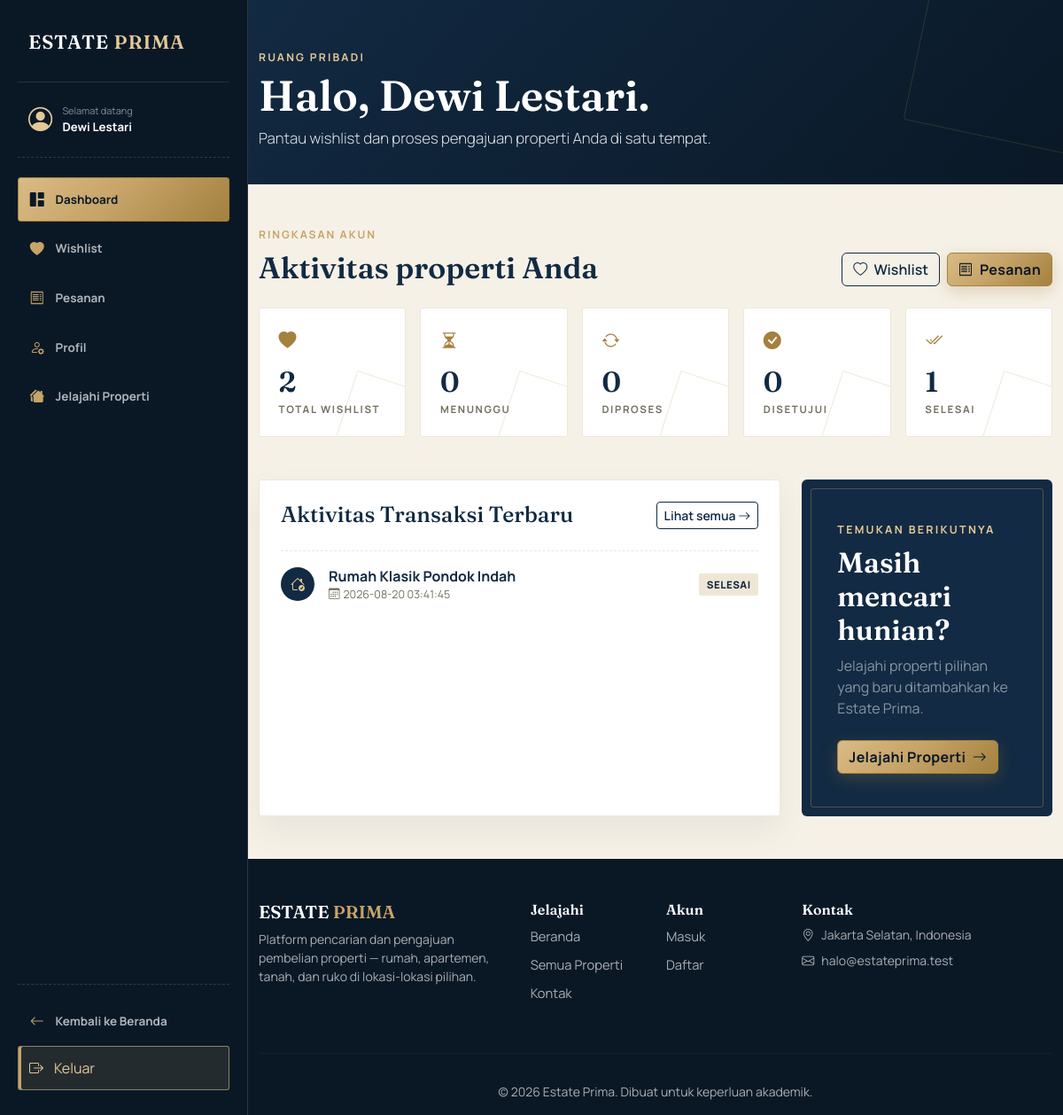
Screenshot of /dashboard-user.php (signed in) with the database file from the repository.
### tables this page shows
CREATE TABLE transaksi (
    id INT UNSIGNED AUTO_INCREMENT PRIMARY KEY,
    user_id INT UNSIGNED NOT NULL,
    properti_id INT UNSIGNED NOT NULL,
    metode_bayar ENUM('transfer_bank', 'cicilan_kpr', 'tunai') NULL,
    bukti_bayar VARCHAR(500) NULL,
    status ENUM('menunggu', 'diproses', 'disetujui', 'ditolak', 'selesai')
        NOT NULL DEFAULT 'menunggu',
    catatan_admin TEXT NULL,
    created_at TIMESTAMP NOT NULL DEFAULT CURRENT_TIMESTAMP,
    updated_at TIMESTAMP NOT NULL DEFAULT CURRENT_TIMESTAMP ON UPDATE CURRENT_TIMESTAMP,
    CONSTRAINT fk_transaksi_user
        FOREIGN KEY (user_id) REFERENCES users(id)
        ON DELETE CASCADE,
    CONSTRAINT fk_transaksi_properti
        FOREIGN KEY (properti_id) REFERENCES properti(id)
        ON DELETE CASCADE,
    INDEX idx_transaksi_user (user_id),
    INDEX idx_transaksi_status_created (status, created_at)
);

CREATE TABLE properti (
    id INT UNSIGNED AUTO_INCREMENT PRIMARY KEY,
    judul VARCHAR(150) NOT NULL,
    deskripsi TEXT NULL,
    harga DECIMAL(15, 2) NOT NULL,
    tipe ENUM('rumah', 'apartemen', 'tanah', 'ruko') NOT NULL DEFAULT 'rumah',
    status ENUM('tersedia', 'terjual') NOT NULL DEFAULT 'tersedia',
    alamat VARCHAR(255) NOT NULL,
    kota VARCHAR(100) NOT NULL,
    lat DECIMAL(10, 7) NULL,
    lng DECIMAL(10, 7) NULL,
    luas_tanah INT UNSIGNED NULL,
    luas_bangunan INT UNSIGNED NULL,
    kamar_tidur TINYINT UNSIGNED NOT NULL DEFAULT 0,
    kamar_mandi TINYINT UNSIGNED NOT NULL DEFAULT 0,
    carport TINYINT UNSIGNED NOT NULL DEFAULT 0,
    gambar_url VARCHAR(500) NULL,
    agen_id INT UNSIGNED NULL,
    created_at TIMESTAMP NOT NULL DEFAULT CURRENT_TIMESTAMP,
    CONSTRAINT fk_properti_agen
        FOREIGN KEY (agen_id) REFERENCES agen(id)
        ON DELETE SET NULL,
    INDEX idx_properti_status_created (status, created_at),
    INDEX idx_properti_tipe (tipe),
    INDEX idx_properti_kota (kota)
);

### dashboard-user.php (the view, shortened to what this page needs)
<?php
require_once __DIR__ . '/config/database.php';
$user_id = $_SESSION['user_id'];
$stmt = mysqli_prepare($koneksi, "SELECT COUNT(*) AS total FROM wishlist WHERE user_id = ?");
mysqli_stmt_bind_param($stmt, "i", $user_id);
mysqli_stmt_execute($stmt);
$total_wishlist = mysqli_fetch_assoc(mysqli_stmt_get_result($stmt))['total'];
$stmt = mysqli_prepare(
    $koneksi,
    "SELECT status, COUNT(*) AS total FROM transaksi WHERE user_id = ? GROUP BY status"
);
mysqli_stmt_bind_param($stmt, "i", $user_id);
mysqli_stmt_execute($stmt);
$hasil = mysqli_stmt_get_result($stmt);
$status_list = ['menunggu', 'diproses', 'disetujui', 'ditolak', 'selesai'];
$rekap_status = array_fill_keys($status_list, 0);
while ($row = mysqli_fetch_assoc($hasil)) {
    $rekap_status[$row['status']] = $row['total'];
}
$stmt = mysqli_prepare(
    $koneksi,
    "SELECT t.id, t.status, t.created_at, p.judul
     FROM transaksi t
     JOIN properti p ON t.properti_id = p.id
     WHERE t.user_id = ?
     ORDER BY t.created_at DESC
     LIMIT 5"
);
mysqli_stmt_bind_param($stmt, "i", $user_id);
mysqli_stmt_execute($stmt);
$transaksi_terbaru = mysqli_fetch_all(mysqli_stmt_get_result($stmt), MYSQLI_ASSOC);
?>
<?php
require_once __DIR__ . '/includes/header.php';
?>
<header class="page-header dashboard-hero">
    <div class="container">
        <p class="eyebrow mb-2">Ruang Pribadi</p>
        <h1 class="mb-2">Halo, <?= htmlspecialchars($_SESSION['nama']) ?>.</h1>
        <p class="lead mb-0">Pantau wishlist dan proses pengajuan properti Anda di satu tempat.</p>
    </div>
</header>
<main class="py-5">
    <div class="container">
        <div class="d-flex justify-content-between align-items-end mb-4 flex-wrap gap-3">
            <div>
                <p class="section-eyebrow mb-2">Ringkasan Akun</p>
                <h2 class="section-title mb-0">Aktivitas properti Anda</h2>
            </div>
            <div class="d-flex gap-2">
                <a href="wishlist.php" class="btn btn-outline-navy"><i class="bi bi-heart me-1"></i> Wishlist</a>
                <a href="pesanan.php" class="btn btn-gold"><i class="bi bi-receipt me-1"></i> Pesanan</a>
            </div>
        </div>
        <div class="row g-3 mb-5">
            <?php
            $stat_dashboard = [
                ['icon' => 'bi-heart-fill', 'label' => 'Total Wishlist', 'value' => $total_wishlist],
                ['icon' => 'bi-hourglass-split', 'label' => 'Menunggu', 'value' => $rekap_status['menunggu']],
                ['icon' => 'bi-arrow-repeat', 'label' => 'Diproses', 'value' => $rekap_status['diproses']],
                ['icon' => 'bi-check-circle-fill', 'label' => 'Disetujui', 'value' => $rekap_status['disetujui']],
                ['icon' => 'bi-check2-all', 'label' => 'Selesai', 'value' => $rekap_status['selesai']],
            ];
            foreach ($stat_dashboard as $stat):
            ?>
                <div class="col-6 col-lg">
                    <div class="dashboard-stat">
                        <i class="bi <?= $stat['icon'] ?>"></i>
                        <div class="stat-num mt-3"><?= $stat['value'] ?></div>
                        <div class="stat-label"><?= $stat['label'] ?></div>
                    </div>
                </div>
            <?php endforeach; ?>
        </div>
        <div class="row g-4">
            <div class="col-lg-8">
                <section class="dashboard-panel h-100">
                    <div class="d-flex justify-content-between align-items-center mb-4 gap-3">
                        <h2 class="mb-0">Aktivitas Transaksi Terbaru</h2>
                        <a href="pesanan.php" class="btn btn-sm btn-outline-navy">Lihat semua <i class="bi bi-arrow-right"></i></a>
                    </div>
                    <?php if (empty($transaksi_terbaru)): ?>
                        <div class="text-center py-4">
                            <i class="bi bi-inbox text-gold fs-2"></i>
                            <p class="text-muted mb-0 mt-2">Belum ada transaksi.</p>
                        </div>
                    <?php else: ?>
                        <?php foreach ($transaksi_terbaru as $t): ?>
                            <div class="activity-row">
                                <span class="activity-icon"><i class="bi bi-house-check"></i></span>
                                <div class="flex-grow-1">
                                    <div class="activity-title"><?= htmlspecialchars($t['judul']) ?></div>
                                    <div class="activity-date"><i class="bi bi-calendar3 me-1"></i><?= htmlspecialchars($t['created_at']) ?></div>
                                </div>
                                <span class="status-pill"><?= htmlspecialchars(ucfirst($t['status'])) ?></span>
                            </div>
                        <?php endforeach; ?>
                    <?php endif; ?>
                </section>
            </div>
            <div class="col-lg-4">
                <section class="cta-banner h-100 d-flex flex-column justify-content-center">
                    <p class="hero-eyebrow mb-2">Temukan Berikutnya</p>
                    <h2 class="mb-2">Masih mencari hunian?</h2>
                    <p class="text-white-50 mb-4">Jelajahi properti pilihan yang baru ditambahkan ke Estate Prima.</p>
                    <a href="listing.php" class="btn btn-gold align-self-start">Jelajahi Properti <i class="bi bi-arrow-right ms-1"></i></a>
                </section>
            </div>
        </div>
    </div>
</main>
<?php require_once __DIR__ . '/includes/footer.php'; ?>

### assets/css/style.css (style rules this page uses)
:root { --navy-950: #0a1826; --navy-900: #122a43; --navy-800: #1c3a5c; --navy-700: #2c4f74; --gold-600: #a3813f; --gold-500: #c7a468; --gold-300: #e3c896; --gold-grad: linear-gradient(135deg, #d9bb85 0%, #c7a468 45%, #a3813f 100%); --ivory-50: #f6f1e7; --ivory-100: #efe7d6; --ink-900: #1c1a17; --ink-500: #766f60; --cream-50: var(--ivory-50); }
body { font-family: 'Manrope', sans-serif; color: var(--ink-900); background: var(--ivory-50); }
.btn-gold { background: var(--gold-grad); border: 1px solid var(--gold-600); color: var(--navy-950); font-weight: 700; letter-spacing: 0.02em; box-shadow: 0 6px 18px rgba(163,129,63,0.28); transition: filter 0.2s ease, box-shadow 0.2s ease; }
.btn-outline-navy { border: 1.5px solid var(--navy-900); color: var(--navy-900); font-weight: 600; }
.page-header { background: var(--navy-950); background-image: linear-gradient(135deg, var(--navy-950) 0%, var(--navy-900) 100%); padding: 3.5rem 0 2.5rem; position: relative; overflow: hidden; }
.page-header::after { content: ""; position: absolute; right: -60px; top: -60px; width: 220px; height: 220px; border: 1px solid rgba(201,162,75,0.18); border-radius: 4px; transform: rotate(12deg); }
.page-header .eyebrow { font-weight: 700; letter-spacing: 0.18em; text-transform: uppercase; font-size: 0.76rem; color: var(--gold-300); }
.page-header h1 { font-family: 'Fraunces', serif; font-weight: 600; color: #fff; font-size: clamp(1.8rem, 3.4vw, 2.6rem); }
.stat-num { font-family: 'Fraunces', serif; font-weight: 600; font-size: 2.5rem; background: var(--gold-grad); -webkit-background-clip: text; background-clip: text; -webkit-text-fill-color: transparent; line-height: 1; }
.stat-label { font-size: 0.72rem; font-weight: 700; letter-spacing: 0.14em; text-transform: uppercase; color: rgba(255,255,255,0.6); margin-top: 0.5rem; }
.hero-eyebrow { font-weight: 700; letter-spacing: 0.18em; text-transform: uppercase; font-size: 0.78rem; color: var(--gold-300); }
header h1 { font-family: 'Fraunces', serif; font-weight: 600; font-size: clamp(2rem, 4.4vw, 3.4rem); line-height: 1.1; color: #fff; }
header p.lead { color: rgba(255,255,255,0.88); font-size: 1.05rem; max-width: 36rem; }
.section-eyebrow { font-weight: 700; letter-spacing: 0.16em; text-transform: uppercase; font-size: 0.76rem; color: var(--gold-500); }
.section-title { font-family: 'Fraunces', serif; font-weight: 600; font-size: 2.1rem; color: var(--navy-900); }
.cta-banner { background: var(--navy-900); border-radius: 6px; padding: 3rem 2.5rem; position: relative; overflow: hidden; }
.cta-banner::after { content: ""; position: absolute; inset: 0; border: 1px solid rgba(201,162,75,0.35); margin: 10px; border-radius: 3px; pointer-events: none; }
.cta-banner h2 { font-family: 'Fraunces', serif; font-weight: 600; color: #fff; }
header.hero, header.hero-listing, header.hero-login, header.hero-register, .page-header { position: relative; overflow: hidden; }
.floating-card, .sidebar-filter, .info-card, .dashboard-panel, .order-panel, .order-card, .pesan-card, .stat-card, .admin-form-card, .transaction-detail-card, .property-card, .agent-card, .action-panel { border: 1px solid var(--ivory-100); border-radius: 3px; box-shadow: 0 16px 38px rgba(10,24,38,0.06); }
.dashboard-panel, .order-panel, .order-card, .pesan-card { background: #fff; }
body.has-dashboard-sidebar { overflow-x:hidden; }
body.has-dashboard-sidebar > *:not(.dashboard-sidebar):not(style) { box-sizing:border-box; min-width:0; width:calc(100% - 280px); margin-left:280px; }

### rows the page displays
transaksi: properti.judul "Rumah Klasik Pondok Indah", created_at "2026-08-20 03:41:45", status "SELESAI"

### other values shown
isset($user['nama']) ? $user['nama'] : 'Pengguna' "Dewi Lestari"
$_SESSION['nama'] "Dewi Lestari"
$stat['value'] "2"
$stat['label'] "TOTAL WISHLIST"
$stat['value'] "0"
$stat['label'] "MENUNGGU"
$stat['label'] "DIPROSES"
$stat['label'] "DISETUJUI"
$stat['value'] "1"
$stat['label'] "SELESAI"
